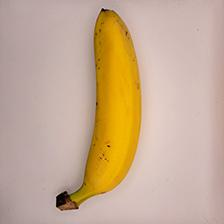
#> input picture dataset/train/matang/matang_001.jpg, 224 x 224 px; its folder holds only this picture in this run
$ python training.py
#> lines starting #> are read from the running program, lines starting #| are printed output that depends on the picture; after the words box and inside, x2 and y2 are one past the last pixel; in counts of white or black regions, pixels touching at a corner belong together
#> in _ekstrak_folder, img is the input picture: shape (224, 224, 3); mean B, G, R 146, 172, 198.5
### segmentasi.py
import cv2
import numpy as np


# =============================================
# SEGMENTASI OTSU THRESHOLDING
# sesuai jurnal: "segmentasi citra menggunakan thresholding otsu"
# otsu nyari nilai threshold optimal secara otomatis
# background putih, objek pisang lebih gelap
# makanya pake THRESH_BINARY_INV biar objek jadi putih
# =============================================
def segmentasi_otsu(img):
    # konversi ke grayscale dulu sebelum otsu
    gray = cv2.cvtColor(img, cv2.COLOR_BGR2GRAY)
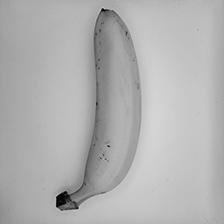
#> gray: shape (224, 224); min 0, max 212, mean 177

    # otsu thresholding
    # nilai 0 di parameter kedua karna threshold dicari otomatis sama otsu
    nilai_threshold, hasil_otsu = cv2.threshold(
        gray,
        0,
        255,
        cv2.THRESH_BINARY_INV + cv2.THRESH_OTSU
    )
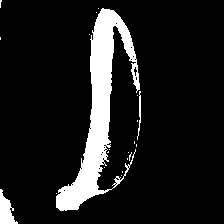
#> hasil_otsu: shape (224, 224); 11.2% white; 21 white regions (18 under 20 px), largest, box (x1, y1, x2, y2) and area: (56, 8, 140, 211) 5123, (0, 189, 18, 224) 346, (137, 91, 141, 140) 78
#> nilai_threshold = 156

    return hasil_otsu, nilai_threshold


# =============================================
# OPERASI MORFOLOGI
# sesuai jurnal: "operasi morfologi untuk menyempurnakan hasil segmentasi"
# closing: nutup lubang kecil dalam objek pisang
# opening: buang noise kecil di luar objek
# =============================================
def closing(biner):
    kernel = np.ones((5, 5), np.uint8)
    return cv2.morphologyEx(biner, cv2.MORPH_CLOSE, kernel)
#> returned value: shape (224, 224); 11.8% white; 5 white regions (3 under 20 px), largest, box (x1, y1, x2, y2) and area: (56, 8, 141, 211) 5544, (0, 189, 18, 224) 355


def opening(biner):
    kernel = np.ones((5, 5), np.uint8)
    return cv2.morphologyEx(biner, cv2.MORPH_OPEN, kernel)


def morfologi(biner):
    return opening(closing(biner))


# =============================================
# FUNGSI BANTU: terapkan mask ke gambar asli
# background jadi hitam, objek pisang tetap berwarna
# =============================================
def terapkan_mask(img, mask):
    hasil = cv2.bitwise_and(img, img, mask=mask)
    return hasil

### feature_extraction.py
import cv2
import numpy as np


# ekstraksi ciri dari gambar yg udah disegmentasi
# yg diambil cuma bagian objek (pisang) bukan background hitam
# ngikutin jurnal: ciri R,G,B,H,S,V (dinormalisasi 0-1) + Area
def ekstraksi_ciri(img, mask):
    # ambil pixel yg masuk dalam mask aja (objek pisang)
    # mask > 0 artinya bagian objek
    area_objek = mask > 0

    # ---- ciri RGB ----
    # opencv format BGR jadi index 2=R, 1=G, 0=B
    b = img[:, :, 0]
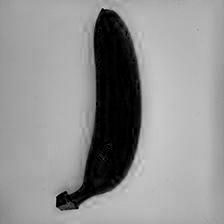
#> b: shape (224, 224); min 0, max 209, mean 146
    g = img[:, :, 1]
    r = img[:, :, 2]
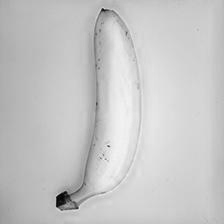
#> r: shape (224, 224); min 0, max 244, mean 198.5

    # rata2 nilai tiap channel di area objek aja
    # dibagi 255 biar jadi 0-1 kaya di jurnal
    rata_r = np.mean(r[area_objek]) / 255
#> rata_r = 0.681
    rata_g = np.mean(g[area_objek]) / 255
#> rata_g = 0.502
    rata_b = np.mean(b[area_objek]) / 255
#> rata_b = 0.153

    # ---- ciri HSV ----
    hsv = cv2.cvtColor(img, cv2.COLOR_BGR2HSV)
#> hsv: shape (224, 224, 3); mean H, S, V 10, 67, 198.5
    h = hsv[:, :, 0]
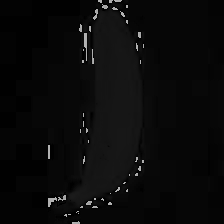
#> h: shape (224, 224); min 0, max 179, mean 10
    s = hsv[:, :, 1]
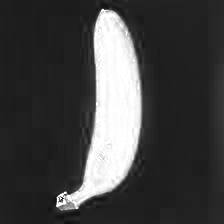
#> s: shape (224, 224); min 0, max 255, mean 67
    v = hsv[:, :, 2]

    # opencv: H rangenya 0-179, S sama V 0-255
    # makanya pembaginya beda biar sama2 jadi 0-1
    rata_h = np.mean(h[area_objek]) / 179
#> rata_h = 0.107
    rata_s = np.mean(s[area_objek]) / 255
#> rata_s = 0.758
    rata_v = np.mean(v[area_objek]) / 255
#> rata_v = 0.681

    # ---- ciri Area ----
    # area = jumlah pixel objek (yg masuk mask)
    area = int(np.sum(area_objek))
#> area = 5924

    # balikin dalam bentuk dictionary biar gampang dibaca di GUI
    ciri = {
        "R": rata_r,
        "G": rata_g,
        "B": rata_b,
        "H": rata_h,
        "S": rata_s,
        "V": rata_v,
        "Area": area
    }
#> ciri = {'R': 0.681, 'G': 0.502, 'B': 0.153, 'H': 0.107, 'S': 0.758, 'V': 0.681, 'Area': 5924}

    return ciri


# ubah dictionary ciri jadi list angka aja
# buat dipake di perhitungan KNN
def ciri_ke_list(ciri):
    data = [
        ciri["R"],
        ciri["G"],
        ciri["B"],
        ciri["H"],
        ciri["S"],
        ciri["V"],
        ciri["Area"]
    ]
    return data

### training.py
import cv2
import numpy as np
import os
import joblib
from sklearn.neighbors import KNeighborsClassifier
from sklearn.decomposition import PCA
from sklearn.preprocessing import MinMaxScaler
import matplotlib.pyplot as plt

import segmentasi as seg
import feature_extraction as fitur_ext

DATASET_TRAIN = "dataset/train"
MODEL_PATH = "model_knn.pkl"
K = 5

KELAS_MAP = {
    "matang": 0,
    "mentah": 1,
    "terlalu-matang": 2
}
KELAS_NAMA = ["Matang", "Mentah", "Terlalu Matang"]


def _ekstrak_folder(folder):
    X, y = [], []
    for kelas in sorted(os.listdir(folder)):
        if kelas not in KELAS_MAP:
            continue
        kelas_folder = os.path.join(folder, kelas)
        if not os.path.isdir(kelas_folder):
            continue
        for file in sorted(os.listdir(kelas_folder)):
            path = os.path.join(kelas_folder, file)
            img = cv2.imread(path)
            if img is None:
                continue
            # Sesuai jurnal: segmentasi Otsu + closing sebelum ekstraksi ciri
            mask_otsu, _ = seg.segmentasi_otsu(img)
            mask = seg.closing(mask_otsu)
            ciri = fitur_ext.ekstraksi_ciri(img, mask)
            X.append(fitur_ext.ciri_ke_list(ciri))
#> in ciri_ke_list, `data = [ ciri["R"], ciri["G"], ciri["B"], ciri["H"], ciri["S"], ciri["..`: data = [0.681, 0.502, 0.153, 0.107, 0.758, 0.681, 5924]
            y.append(KELAS_MAP[kelas])
#> pass 2 of the loop in _ekstrak_folder, `for kelas in sorted(os.listdir(folder)):`:
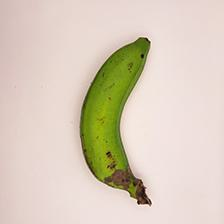
#> input picture dataset/train/mentah/mentah_009.jpg, 224 x 224 px
#> in _ekstrak_folder, img is the input picture: shape (224, 224, 3); mean B, G, R 187.4, 204.8, 217
#> in segmentasi_otsu (call 2), `nilai_threshold, hasil_otsu = cv2.threshold( gray, 0, 255, cv2.THRESH_..`:
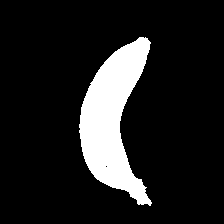
#> hasil_otsu: shape (224, 224); 12.6% white; 1 white region, box (x1, y1, x2, y2) and area: (79, 37, 152, 206) 6343
#> nilai_threshold = 165
#> area_objek: shape (224, 224) bool; 12.7% white; 1 white region, box (x1, y1, x2, y2) and area: (79, 37, 152, 206) 6355
#> rata_r = 0.434
#> rata_g = 0.494
#> rata_b = 0.114
#> hsv: shape (224, 224, 3); mean H, S, V 11.4, 45.9, 219.3
#> in ekstraksi_ciri (call 2), `v = hsv[:, :, 2]`:
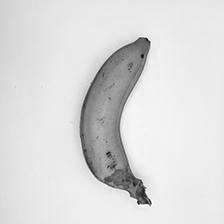
#> v: shape (224, 224); min 10, max 255, mean 219.3
#> rata_h = 0.185
#> rata_s = 0.767
#> rata_v = 0.506
#> area = 6355
#> in ekstraksi_ciri (call 2), `ciri = { "R": rata_r, "G": rata_g, "B": rata_b, "H": rata_h, "S": rata..`: ciri = {'R': 0.434, 'G': 0.494, 'B': 0.114, 'H': 0.185, 'S': 0.767, 'V': 0.506, 'Area': 6355}
    return np.array(X), np.array(y)


def jalankan_training():
    if not os.path.exists(DATASET_TRAIN):
        raise FileNotFoundError(f"Folder {DATASET_TRAIN} tidak ditemukan")

    X_train, y_train = _ekstrak_folder(DATASET_TRAIN)
#> y_train = [0, 1]
    if len(X_train) == 0:
        raise ValueError("Tidak ada data latih yang berhasil dibaca")

    # Normalisasi semua fitur ke rentang 0-1 (termasuk Area)
    scaler = MinMaxScaler()
    X_scaled = scaler.fit_transform(X_train)

    # PCA 2 komponen untuk visualisasi sebaran data (sesuai jurnal)
    pca = PCA(n_components=2)
    X_pca = pca.fit_transform(X_scaled)
#> X_pca = [[1.32, 0], [-1.32, 0]]

    # Plot sebaran data latih
    plt.figure(figsize=(8, 6))
    plt.title("Sebaran Data Pelatihan KNN")
    warna_latih = ["red", "green", "blue"]
    for label, nama, warna in zip([0, 1, 2], KELAS_NAMA, warna_latih):
        idx = y_train == label
        plt.scatter(X_pca[idx, 0], X_pca[idx, 1], c=warna, label=nama)
#> this loop made 3 passes
#> idx on passes 1 to 3: [True, False], [False, True], [False, False]
    plt.xlabel("PC1")
    plt.ylabel("PC2")
    plt.legend()
    plt.tight_layout()
    plt.show(block=False)
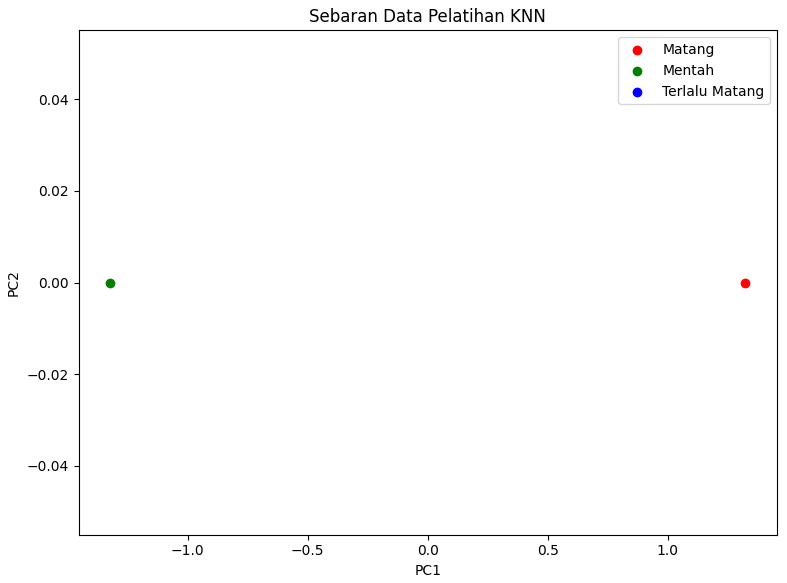
#> figure drawn by matplotlib, 1 panel
    plt.pause(0.5)

    # KNN K=5 dengan Euclidean Distance (sesuai jurnal)
    knn = KNeighborsClassifier(n_neighbors=K, metric="euclidean")
    knn.fit(X_scaled, y_train)

    # Simpan model: KNN + scaler untuk normalisasi + PCA untuk visualisasi
    joblib.dump({"knn": knn, "scaler": scaler, "pca": pca}, MODEL_PATH)

    return {
        "jumlah_latih": len(X_train),
    }


if __name__ == "__main__":
    info = jalankan_training()
#> info = {'jumlah_latih': 2}
    print(f"Training selesai. Jumlah data latih: {info['jumlah_latih']}")
#| Training selesai. Jumlah data latih: 2
#> (the run stopped early here; a loop or call above may not have finished)
